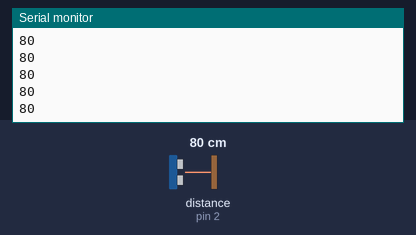
This sketch was run on a simulated Arduino Uno, built with avr-gcc and run on an emulated ATmega328P. Shown: the last lines printed to the serial monitor. Wiring (inferred from the names in the program): ultrasonic range finder: trigger pin 3; echo pin 2. The test bench sets the inputs (shaded band); at power-on: distance to the obstacle (sensor on pin 2) 80 cm. The echo pulse lasts 58.3 µs per cm.

Above: at 1.2 s.
1.3 s: distance to the obstacle (sensor on pin 2) set to 2 cm
At 1.9 s:
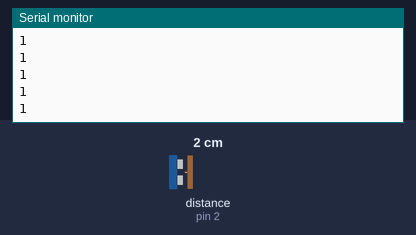
2.8 s: distance to the obstacle (sensor on pin 2) set to 4 cm
At 3.9 s:
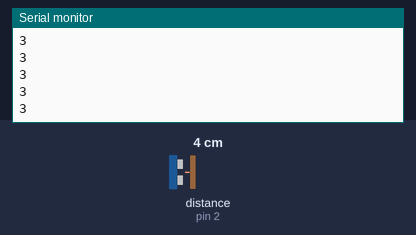
Timing chart, 0 to 5.8 s (numbered marks = the images above; inputs shaded):
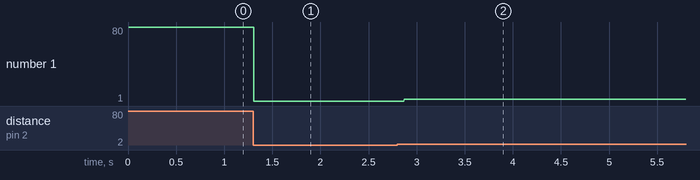

The sketch:

ultrasonico.ino
```cpp
#define trigPin 3
#define echoPin 2
int cm;
void setup() {

 pinMode(trigPin,OUTPUT);

pinMode(echoPin,INPUT);


  Serial.begin(9600);

}


void loop() {
   lerDistancia();
   Serial.println(cm);
}


void lerDistancia(){
  digitalWrite(trigPin,HIGH);
  delayMicroseconds(10);
  digitalWrite(trigPin,LOW);
  int distancia = pulseIn(echoPin,HIGH);

   cm = distancia / 58;
  }
```

Measured:
- after the input at 1.3 s, the serial monitor: prints a new line at once (image 1)
- after the input at 2.8 s, the serial monitor: prints a new line after 0.07 s (image 2)
- plotted number 1: 80 → 1 after the input at 1.3 s, 1 → 3 after the input at 2.8 s
